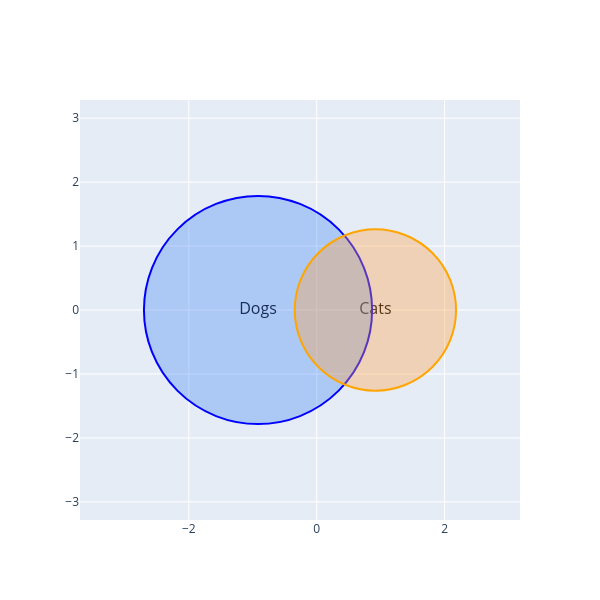

The cell this chart's notebook holds for it:
### Markdown cell above
# Plotly Renderer

This notebook demonstrates how to create Venn diagrams using the **Plotly** renderer.

**What you'll learn:**
1. Drawing 2-circle Venn diagrams (`plot_venn2`)
2. Drawing 3-circle Venn diagrams (`plot_venn3`)
3. Customising colours, labels, and layout

```bash
pip install venncy[plotly]
```

### Code cell
from venncy.renderers.plotly import plot_venn2

fig = plot_venn2(area_a=10, area_b=5, area_ab=2, labels=("Dogs", "Cats"))
fig.show()

### Figure 1 — Plotly figure (JSON) as saved in the notebook; plotly's stock layout.template omitted (floating-point values rounded to 4 significant figures)
{"data": [{"mode": "text", "text": ["Dogs", "Cats"], "textfont": {"color": "black", "size": 16}, "type": "scatter", "x": [-0.9176, 0.9176], "y": [0, 0]}], "layout": {"height": 600, "shapes": [{"fillcolor": "rgba(66,135,245,0.35)", "line": {"color": "blue"}, "type": "circle", "x0": -2.702, "x1": 0.8665, "xref": "x", "y0": -1.784, "y1": 1.784, "yref": "y"}, {"fillcolor": "rgba(255,159,64,0.35)", "line": {"color": "orange"}, "type": "circle", "x0": -0.3439, "x1": 2.179, "xref": "x", "y0": -1.262, "y1": 1.262, "yref": "y"}], "showlegend": false, "width": 600, "xaxis": {"range": [-3.702, 3.179], "scaleanchor": "y", "scaleratio": 1, "zeroline": false}, "yaxis": {"range": [-2.784, 2.784], "zeroline": false}}}
